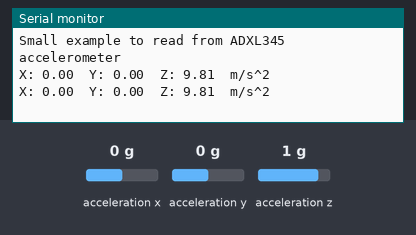
Recording of a sketch running on a simulated Arduino Uno, built with avr-gcc and run on an emulated ATmega328P. Parts: the last lines printed to the serial monitor. The test bench sets the inputs (shaded band); at power-on: acceleration x 0 g, acceleration y 0 g, acceleration z 1 g.

Above: at 1.8 s.
1.9 s: acceleration x set to -1.4 g
At 2.8 s:
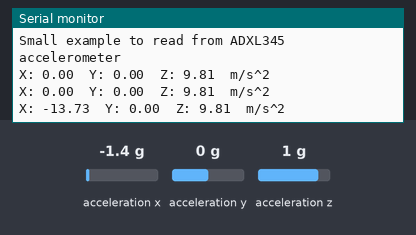
3.4 s: acceleration y set to -1.4 g
At 4.7 s:
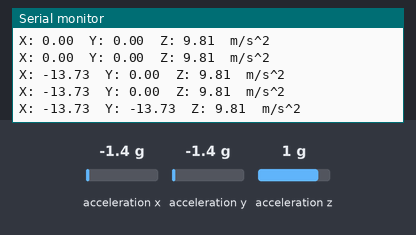
4.9 s: acceleration z set to -1.4 g
At 5.5 s:
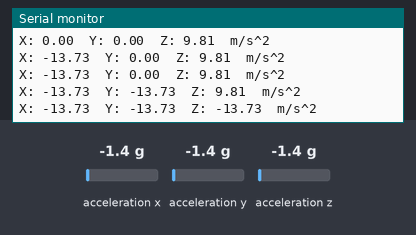

The sketch:

Acelerometro.ino
```cpp
#include <Wire.h>
#include <Adafruit_Sensor.h>
#include <Adafruit_ADXL345_U.h>
  // comment
/*Initialize an instance of Adafruit_ADXL345_Unified with a unique id*/
Adafruit_ADXL345_Unified accel = Adafruit_ADXL345_Unified(12345);

void setup() {

  Serial.begin(9600);
  Serial.println("");
  Serial.println("Small example to read from ADXL345 accelerometer");

}

void loop() {

  /*Read from ADXL345 accelerometer*/
  sensors_event_t event;
  accel.getEvent(&event);

  /* Display the results (acceleration is measured in m/s^2) */
  Serial.print("X: "); Serial.print(event.acceleration.x); Serial.print("  ");
  Serial.print("Y: "); Serial.print(event.acceleration.y); Serial.print("  ");
  Serial.print("Z: "); Serial.print(event.acceleration.z); Serial.print("  ");Serial.println("m/s^2 ");
  /*Take a one second break*/
  delay(1000);

}
```

Measured:
- after the input at 1.9 s, the serial monitor: prints a new line after 0.13 s (image 1)
- after the input at 3.4 s, the serial monitor: prints a new line after 0.63 s (image 2)
- after the input at 4.9 s, the serial monitor: prints a new line after 0.13 s (image 3)
